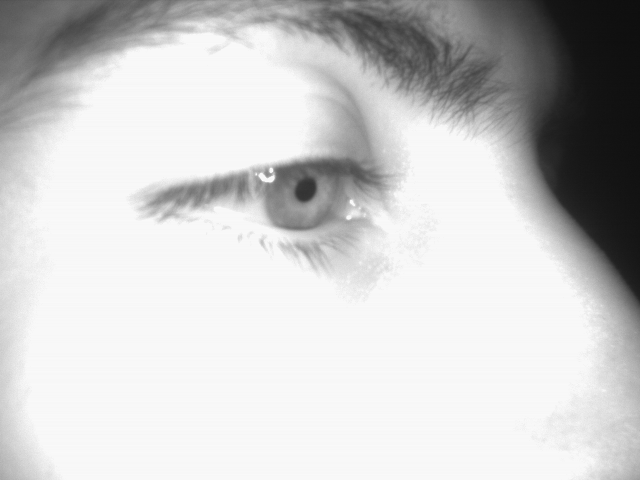
%> input picture v1.0.3.30.2016/Matlab/test6.png, 640 x 480 px
$ octave PupilDetection.m   (GNU Octave 9; MATLAB toolbox functions it lacks are replaced by stand-ins)
%> lines starting %> are read from the running program, lines starting %| are printed output that depends on the picture; in (x1, y1, x2, y2) boxes, pixels count from 0 and x2, y2 are one past the last pixel; in counts of white or black regions, pixels touching at a corner belong together; the program's own positions count from 1
clc; clear all;
% close all;

image = imread('test6.png');
%> image is the input picture: size 480x640 uint8; min 14, max 250, mean 202.7
image = image(140:260,200:440);
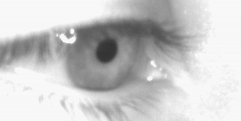
%> image: size 121x241 uint8; min 51, max 249, mean 200.6
figure(1);subplot(1,2,1); imshow(image)

framesize = size(image,1)*size(image,2);
%> framesize = 29161
[PDF, x] = imhist(image);
%> PDF = 256 values, max 4821 at index 249, min 0 at index 1, mean 113.9; x = 256 values from 0 to 255
CDF = cumsum(PDF)/framesize;
%> CDF = 256 values from 0 to 1

image_tr = uint8(255 .* ((uint8((CDF(image) < 0.005).*double(image)))>1));
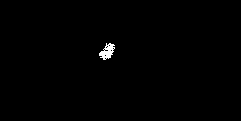
%> image_tr: size 121x241 uint8; 0.51% white; 1 white region, box (x1, y1, x2, y2) and area: (99, 43, 115, 60) 150
figure(1);subplot(1,2,2); imshow(image_tr)

g = imfill(image_tr,'holes');
%> g: size 121x241 uint8; 0.55% white; 1 white region, box (x1, y1, x2, y2) and area: (99, 43, 115, 60) 161
% figure(3);imshow(g)

[rows cols] = find(g);
%> rows = 161 values from 44 to 60; cols = 161 values from 100 to 115

rbar = round(mean(rows));
%> rbar = 52
cbar = round(mean(cols));
%> cbar = 108

image(:,cbar) = ~g(:,cbar);
image(rbar,:) = ~g(rbar,:);
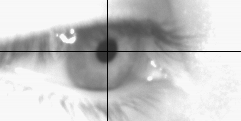
%> image: size 121x241 uint8; min 0, max 249, mean 198.7
figure(4); imshow(image)

% [22 lines of commented-out code are left out]
